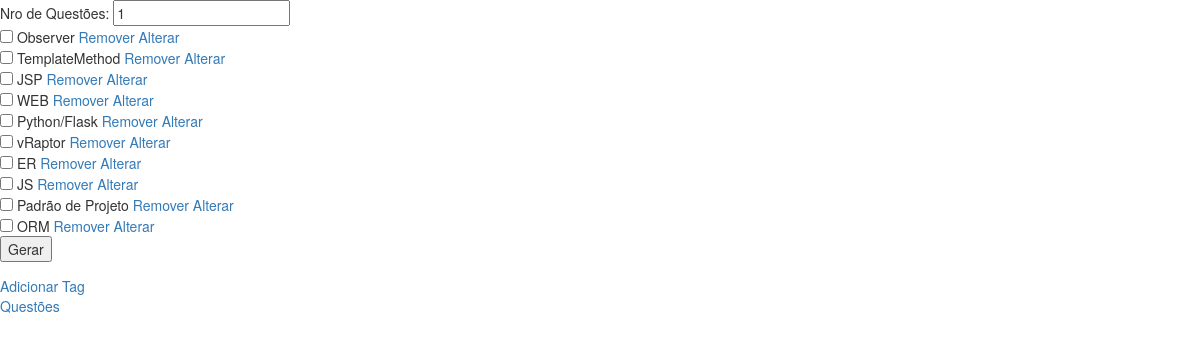
The page / on the database its author committed.
### tables this page shows
CREATE TABLE tags (
    id INTEGER PRIMARY KEY AUTOINCREMENT,
    tag text
);

### main.py (the view)
@app.route("/")
def index():
    conn = sqlite3.connect("database.db")
    cur = conn.cursor()
    cur.execute("SELECT * FROM tags")
    vetTag = cur.fetchall()
    cur.close()
    conn.close()
    return render_template('index.html', vetTag=vetTag)

### templates/index.html (shortened to what this page needs)
<html>
    <head>
        <link rel="stylesheet" href="/static/bootstrap/css/bootstrap.min.css">
    </head>
<body>
<form method="post" action="/gerar">
    Nro de Questões: <input type="number" value="1" name="nro_questao"> <br>
    {% for tag in vetTag %}
        <input name="tags" type="checkbox" value="{{tag[0]}}"> {{tag[1]}} <a href="/remover_tag/{{tag[0]}}">Remover</a>
        <a href="/tela_alterar_tag/{{tag[0]}}">Alterar</a>
        <br>
    {% endfor %}
    <input type="submit" value="Gerar">
</form>
<a href="/tela_adicionar_tag">Adicionar Tag</a> <br>
<a href="/listar_questao">Questões</a> <br>
</body> </html>

### rows shown on the page
tags: tag "Observer"
tags: tag "TemplateMethod"
tags: tag "JSP"
tags: tag "WEB"
tags: tag "Python/Flask"
tags: tag "vRaptor"
tags: tag "ER"
tags: tag "JS"
tags: tag "Padrão de Projeto"
tags: tag "ORM"
